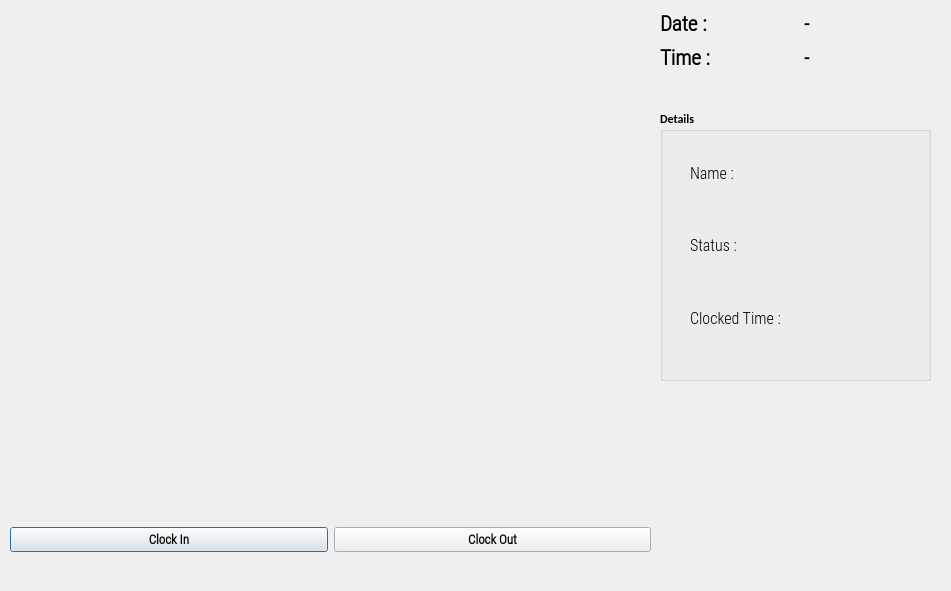
<?xml version="1.0" encoding="UTF-8"?>
<ui version="4.0">
 <class>OutputDialog</class>
 <widget class="QDialog" name="OutputDialog">
  <property name="geometry">
   <rect>
    <x>0</x>
    <y>0</y>
    <width>951</width>
    <height>591</height>
   </rect>
  </property>
  <property name="minimumSize">
   <size>
    <width>0</width>
    <height>0</height>
   </size>
  </property>
  <property name="maximumSize">
   <size>
    <width>1280</width>
    <height>720</height>
   </size>
  </property>
  <property name="font">
   <font>
    <family>Calibri</family>
    <bold>true</bold>
   </font>
  </property>
  <property name="windowTitle">
   <string>Face Recognition Attendance System</string>
  </property>
  <property name="windowIcon">
   <iconset>
    <normaloff>icon.png</normaloff>icon.png</iconset>
  </property>
  <widget class="QLabel" name="imgLabel">
   <property name="geometry">
    <rect>
     <x>10</x>
     <y>10</y>
     <width>640</width>
     <height>480</height>
    </rect>
   </property>
   <property name="minimumSize">
    <size>
     <width>4</width>
     <height>0</height>
    </size>
   </property>
   <property name="maximumSize">
    <size>
     <width>640</width>
     <height>480</height>
    </size>
   </property>
   <property name="text">
    <string/>
   </property>
  </widget>
  <widget class="QWidget" name="horizontalLayoutWidget">
   <property name="geometry">
    <rect>
     <x>10</x>
     <y>500</y>
     <width>641</width>
     <height>80</height>
    </rect>
   </property>
   <layout class="QHBoxLayout" name="horizontalLayout">
    <item>
     <widget class="QPushButton" name="ClockInButton">
      <property name="font">
       <font>
        <family>Roboto Condensed Light</family>
        <pointsize>10</pointsize>
        <bold>true</bold>
       </font>
      </property>
      <property name="text">
       <string>Clock In</string>
      </property>
      <property name="checkable">
       <bool>true</bool>
      </property>
     </widget>
    </item>
    <item>
     <widget class="QPushButton" name="ClockOutButton">
      <property name="font">
       <font>
        <family>Roboto Condensed Light</family>
        <pointsize>10</pointsize>
        <bold>true</bold>
       </font>
      </property>
      <property name="text">
       <string>Clock Out</string>
      </property>
      <property name="checkable">
       <bool>true</bool>
      </property>
     </widget>
    </item>
   </layout>
  </widget>
  <widget class="QWidget" name="gridLayoutWidget">
   <property name="geometry">
    <rect>
     <x>660</x>
     <y>10</y>
     <width>281</width>
     <height>61</height>
    </rect>
   </property>
   <layout class="QGridLayout" name="gridLayout_2">
    <item row="0" column="0">
     <widget class="QLabel" name="label">
      <property name="font">
       <font>
        <family>Roboto Condensed Light</family>
        <pointsize>16</pointsize>
        <bold>true</bold>
       </font>
      </property>
      <property name="text">
       <string>Date :</string>
      </property>
     </widget>
    </item>
    <item row="0" column="1">
     <widget class="QLabel" name="Date_Label">
      <property name="font">
       <font>
        <family>Roboto Condensed Light</family>
        <pointsize>15</pointsize>
        <bold>true</bold>
       </font>
      </property>
      <property name="text">
       <string>-</string>
      </property>
     </widget>
    </item>
    <item row="1" column="0">
     <widget class="QLabel" name="label_2">
      <property name="font">
       <font>
        <family>Roboto Condensed Light</family>
        <pointsize>16</pointsize>
        <bold>true</bold>
       </font>
      </property>
      <property name="text">
       <string>Time :</string>
      </property>
     </widget>
    </item>
    <item row="1" column="1">
     <widget class="QLabel" name="Time_Label">
      <property name="font">
       <font>
        <family>Roboto Condensed Light</family>
        <pointsize>15</pointsize>
        <bold>true</bold>
       </font>
      </property>
      <property name="text">
       <string>-</string>
      </property>
     </widget>
    </item>
   </layout>
  </widget>
  <widget class="QGroupBox" name="groupBox">
   <property name="geometry">
    <rect>
     <x>660</x>
     <y>110</y>
     <width>271</width>
     <height>271</height>
    </rect>
   </property>
   <property name="title">
    <string>Details</string>
   </property>
   <widget class="QWidget" name="verticalLayoutWidget">
    <property name="geometry">
     <rect>
      <x>30</x>
      <y>30</y>
      <width>97</width>
      <height>211</height>
     </rect>
    </property>
    <layout class="QVBoxLayout" name="verticalLayout">
     <item>
      <widget class="QLabel" name="label_3">
       <property name="font">
        <font>
         <family>Roboto Condensed Light</family>
         <pointsize>12</pointsize>
         <bold>false</bold>
        </font>
       </property>
       <property name="text">
        <string>Name : </string>
       </property>
      </widget>
     </item>
     <item>
      <widget class="QLabel" name="label_4">
       <property name="font">
        <font>
         <family>Roboto Condensed Light</family>
         <pointsize>12</pointsize>
         <bold>false</bold>
        </font>
       </property>
       <property name="text">
        <string>Status :</string>
       </property>
      </widget>
     </item>
     <item>
      <widget class="QLabel" name="label_5">
       <property name="font">
        <font>
         <family>Roboto Condensed Light</family>
         <pointsize>12</pointsize>
         <bold>false</bold>
        </font>
       </property>
       <property name="text">
        <string>Clocked Time : </string>
       </property>
      </widget>
     </item>
    </layout>
   </widget>
   <widget class="QWidget" name="verticalLayoutWidget_2">
    <property name="geometry">
     <rect>
      <x>120</x>
      <y>30</y>
      <width>131</width>
      <height>211</height>
     </rect>
    </property>
    <layout class="QVBoxLayout" name="verticalLayout_2">
     <item>
      <widget class="QLabel" name="NameLabel">
       <property name="font">
        <font>
         <family>Roboto Condensed Light</family>
         <pointsize>12</pointsize>
         <bold>false</bold>
        </font>
       </property>
       <property name="text">
        <string/>
       </property>
      </widget>
     </item>
     <item>
      <widget class="QLabel" name="StatusLabel">
       <property name="font">
        <font>
         <family>Roboto Condensed Light</family>
         <pointsize>12</pointsize>
         <bold>false</bold>
        </font>
       </property>
       <property name="text">
        <string/>
       </property>
      </widget>
     </item>
     <item>
      <layout class="QHBoxLayout" name="horizontalLayout_2">
       <item>
        <widget class="QLabel" name="HoursLabel">
         <property name="font">
          <font>
           <family>Roboto Condensed Light</family>
           <pointsize>12</pointsize>
           <bold>false</bold>
          </font>
         </property>
         <property name="text">
          <string/>
         </property>
        </widget>
       </item>
       <item>
        <widget class="QLabel" name="MinLabel">
         <property name="font">
          <font>
           <family>Roboto Condensed Light</family>
           <pointsize>12</pointsize>
           <bold>false</bold>
          </font>
         </property>
         <property name="text">
          <string/>
         </property>
        </widget>
       </item>
      </layout>
     </item>
    </layout>
   </widget>
  </widget>
  <widget class="QLabel" name="label_6">
   <property name="geometry">
    <rect>
     <x>660</x>
     <y>400</y>
     <width>281</width>
     <height>181</height>
    </rect>
   </property>
   <property name="styleSheet">
    <string notr="true">image: url(/Users/apple/Desktop/pyQt_Face_attendance_system/DYNAMIC_LOGO.jpeg);</string>
   </property>
   <property name="text">
    <string/>
   </property>
  </widget>
 </widget>
 <resources>
  <include location="resource.qrc"/>
 </resources>
 <connections/>
</ui>
